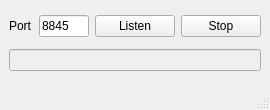
<?xml version="1.0" encoding="UTF-8"?>
<ui version="4.0">
 <class>MainWindow</class>
 <widget class="QMainWindow" name="MainWindow">
  <property name="geometry">
   <rect>
    <x>0</x>
    <y>0</y>
    <width>270</width>
    <height>110</height>
   </rect>
  </property>
  <property name="windowTitle">
   <string>Remote Joy Host</string>
  </property>
  <widget class="QWidget" name="centralwidget">
   <layout class="QGridLayout" name="gridLayout">
    <item row="0" column="0">
     <widget class="QLabel" name="label">
      <property name="text">
       <string>Port</string>
      </property>
     </widget>
    </item>
    <item row="0" column="1">
     <widget class="QLineEdit" name="portLineEdit">
      <property name="sizePolicy">
       <sizepolicy hsizetype="Fixed" vsizetype="Fixed">
        <horstretch>0</horstretch>
        <verstretch>0</verstretch>
       </sizepolicy>
      </property>
      <property name="maximumSize">
       <size>
        <width>50</width>
        <height>16777215</height>
       </size>
      </property>
      <property name="text">
       <string>8845</string>
      </property>
     </widget>
    </item>
    <item row="0" column="2">
     <widget class="QPushButton" name="listenBtn">
      <property name="text">
       <string>Listen</string>
      </property>
     </widget>
    </item>
    <item row="0" column="3">
     <widget class="QPushButton" name="stopBtn">
      <property name="text">
       <string>Stop</string>
      </property>
     </widget>
    </item>
    <item row="1" column="0" colspan="4">
     <widget class="QLineEdit" name="clientInfoLineEdit">
      <property name="enabled">
       <bool>false</bool>
      </property>
     </widget>
    </item>
   </layout>
  </widget>
  <widget class="QMenuBar" name="menubar">
   <property name="geometry">
    <rect>
     <x>0</x>
     <y>0</y>
     <width>270</width>
     <height>20</height>
    </rect>
   </property>
  </widget>
  <widget class="QStatusBar" name="statusbar"/>
 </widget>
 <resources/>
 <connections/>
</ui>
